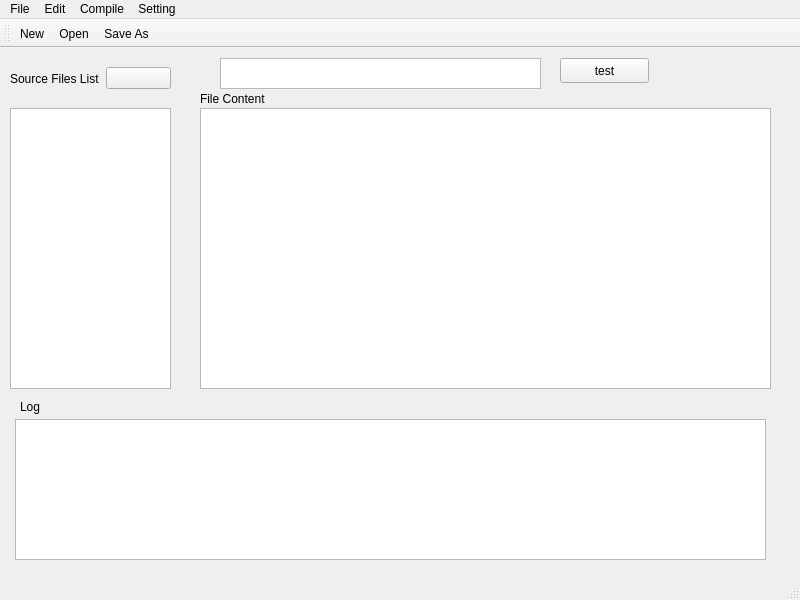
<?xml version="1.0" encoding="UTF-8"?>
<ui version="4.0">
 <class>Notepad</class>
 <widget class="QMainWindow" name="Notepad">
  <property name="geometry">
   <rect>
    <x>0</x>
    <y>0</y>
    <width>800</width>
    <height>600</height>
   </rect>
  </property>
  <property name="windowTitle">
   <string>IDE for bare-metal ARM ISA</string>
  </property>
  <widget class="QWidget" name="centralwidget">
   <widget class="QWidget" name="verticalLayoutWidget">
    <property name="geometry">
     <rect>
      <x>200</x>
      <y>60</y>
      <width>571</width>
      <height>281</height>
     </rect>
    </property>
    <layout class="QVBoxLayout" name="verticalLayout">
     <item>
      <widget class="QPlainTextEdit" name="textEdit"/>
     </item>
    </layout>
   </widget>
   <widget class="QWidget" name="verticalLayoutWidget_2">
    <property name="geometry">
     <rect>
      <x>10</x>
      <y>60</y>
      <width>161</width>
      <height>281</height>
     </rect>
    </property>
    <layout class="QVBoxLayout" name="verticalLayout_2">
     <item>
      <widget class="QListWidget" name="listOpenedFile"/>
     </item>
    </layout>
   </widget>
   <widget class="QWidget" name="horizontalLayoutWidget">
    <property name="geometry">
     <rect>
      <x>10</x>
      <y>10</y>
      <width>161</width>
      <height>41</height>
     </rect>
    </property>
    <layout class="QHBoxLayout" name="horizontalLayout">
     <item>
      <widget class="QLabel" name="label">
       <property name="text">
        <string>Source Files List</string>
       </property>
      </widget>
     </item>
     <item>
      <widget class="QPushButton" name="rmOpenedFileButton">
       <property name="text">
        <string/>
       </property>
       <property name="icon">
        <iconset theme="edit-delete">
         <normaloff>.</normaloff>.</iconset>
       </property>
      </widget>
     </item>
    </layout>
   </widget>
   <widget class="QTextBrowser" name="debugText">
    <property name="geometry">
     <rect>
      <x>15</x>
      <y>371</y>
      <width>751</width>
      <height>141</height>
     </rect>
    </property>
   </widget>
   <widget class="QPlainTextEdit" name="testText">
    <property name="geometry">
     <rect>
      <x>220</x>
      <y>10</y>
      <width>321</width>
      <height>31</height>
     </rect>
    </property>
   </widget>
   <widget class="QPushButton" name="pushButton">
    <property name="geometry">
     <rect>
      <x>560</x>
      <y>10</y>
      <width>89</width>
      <height>25</height>
     </rect>
    </property>
    <property name="text">
     <string>test</string>
    </property>
   </widget>
   <widget class="QLabel" name="label_2">
    <property name="geometry">
     <rect>
      <x>20</x>
      <y>350</y>
      <width>67</width>
      <height>17</height>
     </rect>
    </property>
    <property name="text">
     <string>Log</string>
    </property>
   </widget>
   <widget class="QLabel" name="label_3">
    <property name="geometry">
     <rect>
      <x>200</x>
      <y>40</y>
      <width>131</width>
      <height>21</height>
     </rect>
    </property>
    <property name="text">
     <string>File Content </string>
    </property>
   </widget>
  </widget>
  <widget class="QMenuBar" name="menubar">
   <property name="geometry">
    <rect>
     <x>0</x>
     <y>0</y>
     <width>800</width>
     <height>27</height>
    </rect>
   </property>
   <widget class="QMenu" name="menuFile">
    <property name="title">
     <string>File</string>
    </property>
    <addaction name="actionNew"/>
    <addaction name="actionOpen"/>
    <addaction name="actionSave_As"/>
    <addaction name="actionExit"/>
   </widget>
   <widget class="QMenu" name="menuEdit">
    <property name="title">
     <string>Edit</string>
    </property>
    <addaction name="actionCopy"/>
    <addaction name="actionPaste"/>
    <addaction name="actionCut"/>
    <addaction name="actionUndo"/>
    <addaction name="actionRedo"/>
   </widget>
   <widget class="QMenu" name="menuCompile">
    <property name="title">
     <string>Compile</string>
    </property>
    <addaction name="actionAdd_source"/>
    <addaction name="actionCompile"/>
    <addaction name="actionRun"/>
    <addaction name="actionStop"/>
   </widget>
   <widget class="QMenu" name="menuSetting">
    <property name="title">
     <string>Setting</string>
    </property>
    <widget class="QMenu" name="menuMachine_2">
     <property name="title">
      <string>Machine</string>
     </property>
     <addaction name="actionvirt"/>
     <addaction name="actionversatilepb"/>
    </widget>
    <addaction name="separator"/>
    <addaction name="actionMemory"/>
    <addaction name="menuMachine_2"/>
   </widget>
   <addaction name="menuFile"/>
   <addaction name="menuEdit"/>
   <addaction name="menuCompile"/>
   <addaction name="menuSetting"/>
  </widget>
  <widget class="QStatusBar" name="statusbar"/>
  <widget class="QToolBar" name="toolBar">
   <property name="windowTitle">
    <string>toolBar</string>
   </property>
   <attribute name="toolBarArea">
    <enum>TopToolBarArea</enum>
   </attribute>
   <attribute name="toolBarBreak">
    <bool>false</bool>
   </attribute>
   <addaction name="actionNew"/>
   <addaction name="actionOpen"/>
   <addaction name="actionSave_As"/>
  </widget>
  <action name="actionNew">
   <property name="icon">
    <iconset resource="Resources.qrc">
     <normaloff>:/imgs/imgs/New.bmp</normaloff>:/imgs/imgs/New.bmp</iconset>
   </property>
   <property name="text">
    <string>New</string>
   </property>
  </action>
  <action name="actionOpen">
   <property name="icon">
    <iconset resource="Resources.qrc">
     <normaloff>:/imgs/imgs/Open.bmp</normaloff>:/imgs/imgs/Open.bmp</iconset>
   </property>
   <property name="text">
    <string>Open</string>
   </property>
  </action>
  <action name="actionSave_As">
   <property name="icon">
    <iconset resource="Resources.qrc">
     <normaloff>:/imgs/imgs/Save.bmp</normaloff>:/imgs/imgs/Save.bmp</iconset>
   </property>
   <property name="text">
    <string>Save As</string>
   </property>
  </action>
  <action name="actionExit">
   <property name="text">
    <string>Exit</string>
   </property>
  </action>
  <action name="actionCopy">
   <property name="text">
    <string>Copy</string>
   </property>
  </action>
  <action name="actionPaste">
   <property name="text">
    <string>Paste</string>
   </property>
  </action>
  <action name="actionCut">
   <property name="text">
    <string>Cut</string>
   </property>
  </action>
  <action name="actionUndo">
   <property name="text">
    <string>Undo</string>
   </property>
  </action>
  <action name="actionRedo">
   <property name="text">
    <string>Redo</string>
   </property>
  </action>
  <action name="actionAdd_source">
   <property name="text">
    <string>Add Source</string>
   </property>
  </action>
  <action name="actionCompile">
   <property name="text">
    <string>Compile</string>
   </property>
  </action>
  <action name="actionRun">
   <property name="text">
    <string>Compile and Run</string>
   </property>
  </action>
  <action name="actionStop">
   <property name="text">
    <string>Stop</string>
   </property>
  </action>
  <action name="actionMemory">
   <property name="text">
    <string>Memory</string>
   </property>
  </action>
  <action name="actionvirt">
   <property name="checkable">
    <bool>true</bool>
   </property>
   <property name="text">
    <string>virt</string>
   </property>
  </action>
  <action name="actionversatilepb">
   <property name="checkable">
    <bool>true</bool>
   </property>
   <property name="text">
    <string>versatilepb</string>
   </property>
  </action>
 </widget>
 <resources>
  <include location="Resources.qrc"/>
 </resources>
 <connections/>
</ui>
